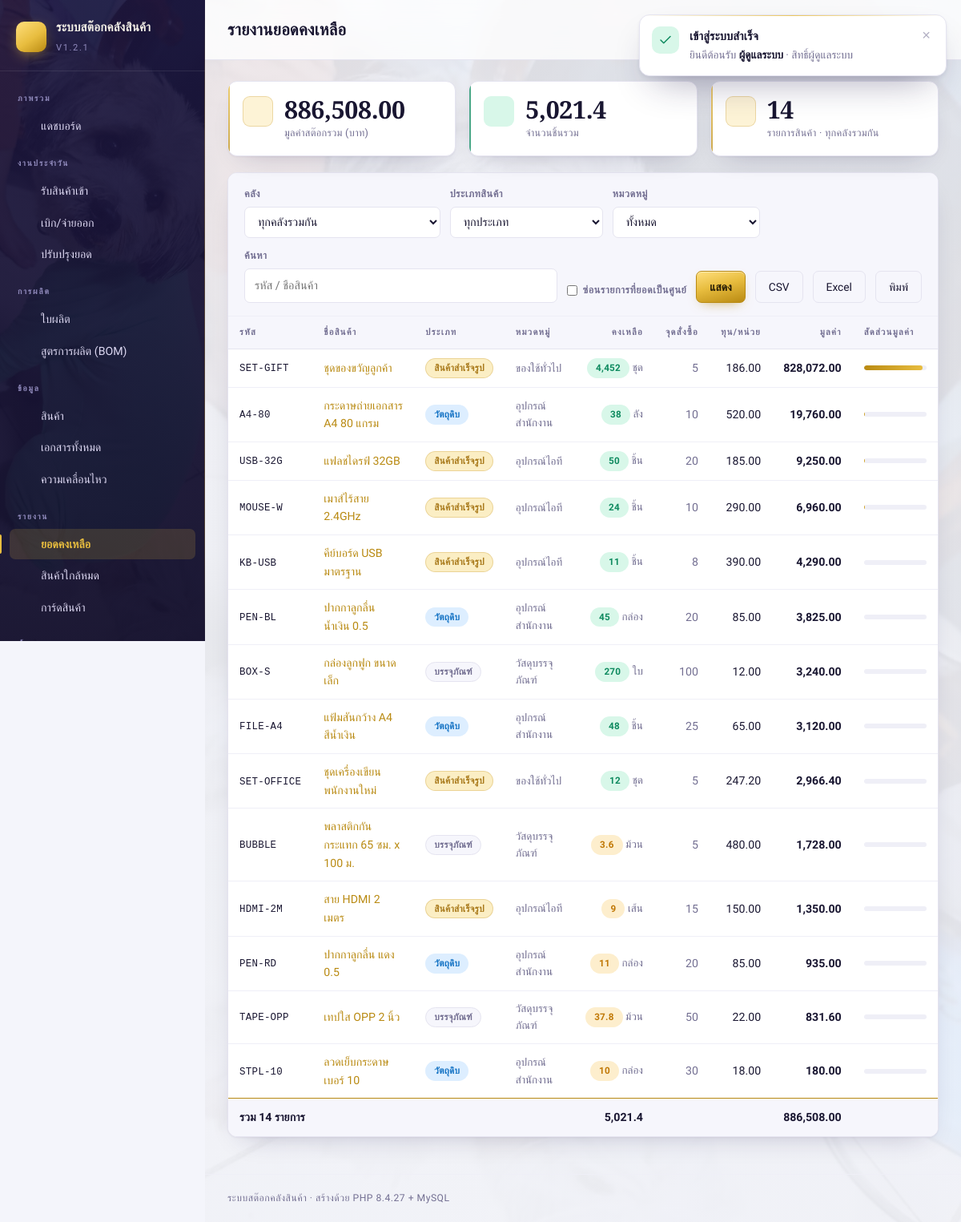
/index.php?p=report_balance (signed in), run on the app's committed database.
### tables this page shows
CREATE TABLE `products` (
  `id` int(10) unsigned NOT NULL AUTO_INCREMENT,
  `sku` varchar(50) NOT NULL,
  `barcode` varchar(50) DEFAULT NULL,
  `name` varchar(200) NOT NULL,
  `product_type` enum('MAT','WIP','FG','PACK','OTHER') NOT NULL DEFAULT 'FG',
  `category_id` int(10) unsigned DEFAULT NULL,
  `unit_id` int(10) unsigned DEFAULT NULL,
  `cost_price` decimal(14,2) NOT NULL DEFAULT '0.00',
  `sell_price` decimal(14,2) NOT NULL DEFAULT '0.00',
  `min_stock` decimal(14,3) NOT NULL DEFAULT '0.000',
  `note` varchar(255) DEFAULT NULL,
  `is_active` tinyint(1) NOT NULL DEFAULT '1',
  `created_at` datetime NOT NULL DEFAULT CURRENT_TIMESTAMP,
  `updated_at` datetime NOT NULL DEFAULT CURRENT_TIMESTAMP ON UPDATE CURRENT_TIMESTAMP,
  PRIMARY KEY (`id`),
  UNIQUE KEY `uq_products_sku` (`sku`),
  KEY `idx_products_barcode` (`barcode`),
  KEY `idx_products_name` (`name`),
  KEY `idx_products_type` (`product_type`),
  KEY `fk_products_category` (`category_id`),
  KEY `fk_products_unit` (`unit_id`),
  CONSTRAINT `fk_products_category` FOREIGN KEY (`category_id`) REFERENCES `categories` (`id`) ON DELETE SET NULL,
  CONSTRAINT `fk_products_unit` FOREIGN KEY (`unit_id`) REFERENCES `units` (`id`) ON DELETE SET NULL
);

CREATE TABLE `categories` (
  `id` int(10) unsigned NOT NULL AUTO_INCREMENT,
  `name` varchar(120) NOT NULL,
  `note` varchar(255) DEFAULT NULL,
  `created_at` datetime NOT NULL DEFAULT CURRENT_TIMESTAMP,
  PRIMARY KEY (`id`),
  UNIQUE KEY `uq_categories_name` (`name`)
);

CREATE TABLE `units` (
  `id` int(10) unsigned NOT NULL AUTO_INCREMENT,
  `name` varchar(50) NOT NULL,
  `created_at` datetime NOT NULL DEFAULT CURRENT_TIMESTAMP,
  PRIMARY KEY (`id`),
  UNIQUE KEY `uq_units_name` (`name`)
);

### index.php (called while the page is built, shortened)
<?php
require_once __DIR__ . '/includes/layout.php';
$page = (string)inp('p', 'dashboard');
$file = __DIR__ . '/pages/' . $page . '.php';
require $file;

### includes/db.php (called while the page is built, shortened)
<?php
function db(): PDO
{
    static $pdo = null;
    if ($pdo instanceof PDO) {
        return $pdo;
    }
    $dsn = sprintf('mysql:host=%s;port=%s;dbname=%s;charset=%s', DB_HOST, DB_PORT, DB_NAME, DB_CHARSET);
    try {
        $pdo = new PDO($dsn, DB_USER, DB_PASS, [
            PDO::ATTR_ERRMODE            => PDO::ERRMODE_EXCEPTION,
            PDO::ATTR_DEFAULT_FETCH_MODE => PDO::FETCH_ASSOC,
            PDO::ATTR_EMULATE_PREPARES   => false,
            PDO::ATTR_STRINGIFY_FETCHES  => false,
        ]);
    } catch (PDOException $e) {
        http_response_code(500);
        db_fail_page($e->getMessage());
    }
    return $pdo;
}
function q(string $sql, array $params = []): PDOStatement
{
    $st = db()->prepare($sql);
    $st->execute($params);
    return $st;
}
function qa(string $sql, array $params = []): array
{
    return q($sql, $params)->fetchAll();
}

### pages/report_balance.php (the view, shortened to what this page needs)
<?php
require_once __DIR__ . '/../includes/layout.php';
$whId = inp_int('wh');
$kw   = (string)inp('kw');
$hide = inp('hidezero') !== '';
$where = ['p.is_active = 1'];
$args  = [];
$joinBal = $whId
    ? 'LEFT JOIN stock_balances b ON b.product_id = p.id AND b.warehouse_id = ' . (int)$whId
    : 'LEFT JOIN stock_balances b ON b.product_id = p.id';
$having = $hide ? 'HAVING qty <> 0' : '';
$rows = qa(
    "SELECT p.id, p.sku, p.name, p.product_type, p.cost_price, p.min_stock,
            c.name AS cat_name, un.name AS unit_name,
            COALESCE(SUM(b.qty), 0) AS qty,
            COALESCE(SUM(b.qty), 0) * p.cost_price AS value
       FROM products p
       LEFT JOIN categories c ON c.id = p.category_id
       LEFT JOIN units un ON un.id = p.unit_id
       $joinBal
      WHERE " . implode(' AND ', $where) . "
      GROUP BY p.id, p.sku, p.name, p.product_type, p.cost_price, p.min_stock, c.name, un.name
      $having
      ORDER BY value DESC, p.sku",
    $args
);
$totQty = $totVal = 0.0;
foreach ($rows as $r) { $totQty += (float)$r['qty']; $totVal += (float)$r['value']; }
$whName = $whId ? (string)qv('SELECT name FROM warehouses WHERE id = ?', [$whId], '') : 'ทุกคลังรวมกัน';
?>
<div class="kpis">
  <div class="kpi"><span class="kico"><?= icon('chart') ?></span>
    <span><span class="kval"><?= money($totVal) ?></span><span class="klab">มูลค่าสต๊อกรวม (บาท)</span></span></div>
  <div class="kpi ok"><span class="kico"><?= icon('box') ?></span>
    <span><span class="kval"><?= qty_fmt($totQty) ?></span><span class="klab">จำนวนชิ้นรวม</span></span></div>
  <div class="kpi"><span class="kico"><?= icon('docs') ?></span>
    <span><span class="kval"><?= number_format(count($rows)) ?></span><span class="klab">รายการสินค้า · <?= h($whName) ?></span></span></div>
</div>
<div class="card">
  <form method="get" class="filters">
    <label>คลัง
      <select name="wh">
        <option value="">ทุกคลังรวมกัน</option>
      </select>
    </label>
    <label>ประเภทสินค้า
      <select name="ptype">
        <option value="">ทุกประเภท</option>
      </select>
    </label>
    <label>หมวดหมู่
      <select name="cat">
        <option value="">ทั้งหมด</option>
      </select>
    </label>
    <label class="grow">ค้นหา <input type="search" name="kw" value="<?= h($kw) ?>" placeholder="รหัส / ชื่อสินค้า"></label>
    <label style="min-width:auto;display:flex;gap:6px;align-items:center;padding-bottom:6px">
      <input type="checkbox" name="hidezero" value="1" <?= $hide ? 'checked' : '' ?> style="width:auto;margin:0">
      ซ่อนรายการที่ยอดเป็นศูนย์
    </label>
    <button class="btn primary">แสดง</button>
    <?= export_buttons() ?>
    <button type="button" class="btn ghost noprint" onclick="window.print()">พิมพ์</button>
  </form>
  <?php if (!$rows): ?>
    <div class="empty">ไม่พบข้อมูลตามเงื่อนไข</div>
  <?php else: ?>
  <div class="tablewrap">
    <table class="tbl">
      <thead><tr><th>รหัส</th><th>ชื่อสินค้า</th><th>ประเภท</th><th>หมวดหมู่</th>
                 <th class="num">คงเหลือ</th><th class="num">จุดสั่งซื้อ</th>
                 <th class="num">ทุน/หน่วย</th><th class="num">มูลค่า</th><th style="width:12%">สัดส่วนมูลค่า</th></tr></thead>
      <tbody>
      <?php foreach ($rows as $r):
        $qty = (float)$r['qty'];
        $low = $qty <= (float)$r['min_stock'];
        $pct = $totVal > 0 ? min(100, round((float)$r['value'] / $totVal * 100)) : 0; ?>
        <tr>
          <td class="nowrap"><code><?= h($r['sku']) ?></code></td>
          <td><a href="<?= h(url('stock_card', ['id' => $r['id']])) ?>"><?= h($r['name']) ?></a></td>
          <td><?= product_type_badge($r['product_type']) ?></td>
          <td class="small muted"><?= h($r['cat_name'] ?? '—') ?></td>
          <td class="num"><span class="badge <?= $low ? ($qty <= 0 ? 'danger' : 'warn') : 'ok' ?>"><?= qty_fmt($qty) ?></span>
              <span class="muted small"><?= h($r['unit_name'] ?? '') ?></span></td>
          <td class="num muted"><?= qty_fmt($r['min_stock']) ?></td>
          <td class="num"><?= money($r['cost_price']) ?></td>
          <td class="num"><b><?= money($r['value']) ?></b></td>
          <td><div class="bar"><i style="width:<?= $pct ?>%"></i></div></td>
        </tr>
      <?php endforeach; ?>
      </tbody>
      <tfoot>
        <tr><td colspan="4">รวม <?= number_format(count($rows)) ?> รายการ</td>
            <td class="num"><?= qty_fmt($totQty) ?></td><td></td><td></td>
            <td class="num"><?= money($totVal) ?></td><td></td></tr>
      </tfoot>
    </table>
  </div>
  <?php endif; ?>
</div>

### includes/helpers.php (shortened to what this page needs)
<?php
function h($v): string
{
    return htmlspecialchars((string)$v, ENT_QUOTES | ENT_SUBSTITUTE, 'UTF-8');
}
function inp(string $key, $default = '', ?array $src = null)
{
    $src = $src ?? $_REQUEST;
    if (!isset($src[$key])) {
        return $default;
    }
    $v = $src[$key];
    return is_string($v) ? trim($v) : $v;
}
function inp_int(string $key, ?int $default = null, ?array $src = null): ?int
{
    $v = inp($key, null, $src);
    if ($v === null || $v === '') {
        return $default;
    }
    return (int)$v;
}
function url(string $page = '', array $params = []): string
{
    $base = BASE_URL . '/index.php';
    if ($page !== '') {
        $params = array_merge(['p' => $page], $params);
    }
    return $params ? $base . '?' . http_build_query($params) : $base;
}
function url_with(array $overrides): string
{
    $params = array_merge($_GET, $overrides);
    return BASE_URL . '/index.php' . ($params ? '?' . http_build_query($params) : '');
}
function qty_fmt($v): string
{
    $f = (float)$v;
    $s = number_format($f, 3);
    $s = rtrim(rtrim($s, '0'), '.');
    return $s === '' || $s === '-' ? '0' : $s;
}
function money($v): string
{
    return number_format((float)$v, 2);
}
function product_type_label(string $t): string
{
    return PRODUCT_TYPES[$t] ?? $t;
}
function product_type_badge(?string $t): string
{
    $t   = $t ?: 'OTHER';
    $cls = [
        'MAT'   => 'info',
        'WIP'   => 'warn',
        'FG'    => 'gold',
        'PACK'  => 'muted',
        'OTHER' => 'muted',
    ][$t] ?? 'muted';
    return '<span class="badge ' . $cls . '" title="' . h($t) . '">'
         . h(product_type_label($t)) . '</span>';
}
function export_buttons(): string
{
    return '<a class="btn ghost" href="' . h(url_with(['export' => 'csv'])) . '">CSV</a>'
         . '<a class="btn ghost" href="' . h(url_with(['export' => 'xls'])) . '">Excel</a>';
}

### data on the page
products: sku "SET-GIFT", name "ชุดของขวัญลูกค้า", product_type "สินค้าสำเร็จรูป", category.name "ของใช้ทั่วไป", qty "4,452", unit.name "ชุด", min_stock "5", cost_price "186.00", value "828,072.00", $pct 93 (drawn)
products: sku "A4-80", name "กระดาษถ่ายเอกสาร A4 80 แกรม", product_type "วัตถุดิบ", category.name "อุปกรณ์สำนักงาน", qty "38", unit.name "ลัง", min_stock "10", cost_price "520.00", value "19,760.00"
products: sku "USB-32G", name "แฟลชไดรฟ์ 32GB", product_type "สินค้าสำเร็จรูป", category.name "อุปกรณ์ไอที", qty "50", unit.name "ชิ้น", min_stock "20", cost_price "185.00", value "9,250.00"
products: sku "MOUSE-W", name "เมาส์ไร้สาย 2.4GHz", product_type "สินค้าสำเร็จรูป", category.name "อุปกรณ์ไอที", qty "24", unit.name "ชิ้น", min_stock "10", cost_price "290.00", value "6,960.00"
products: sku "KB-USB", name "คีย์บอร์ด USB มาตรฐาน", product_type "สินค้าสำเร็จรูป", category.name "อุปกรณ์ไอที", qty "11", unit.name "ชิ้น", min_stock "8", cost_price "390.00", value "4,290.00"
products: sku "PEN-BL", name "ปากกาลูกลื่น น้ำเงิน 0.5", product_type "วัตถุดิบ", category.name "อุปกรณ์สำนักงาน", qty "45", unit.name "กล่อง", min_stock "20", cost_price "85.00", value "3,825.00"
products: sku "BOX-S", name "กล่องลูกฟูก ขนาดเล็ก", product_type "บรรจุภัณฑ์", category.name "วัสดุบรรจุภัณฑ์", qty "270", unit.name "ใบ", min_stock "100", cost_price "12.00", value "3,240.00"
products: sku "FILE-A4", name "แฟ้มสันกว้าง A4 สีน้ำเงิน", product_type "วัตถุดิบ", category.name "อุปกรณ์สำนักงาน", qty "48", unit.name "ชิ้น", min_stock "25", cost_price "65.00", value "3,120.00"
products: sku "SET-OFFICE", name "ชุดเครื่องเขียนพนักงานใหม่", product_type "สินค้าสำเร็จรูป", category.name "ของใช้ทั่วไป", qty "12", unit.name "ชุด", min_stock "5", cost_price "247.20", value "2,966.40"
products: sku "BUBBLE", name "พลาสติกกันกระแทก 65 ซม. x 100 ม.", product_type "บรรจุภัณฑ์", category.name "วัสดุบรรจุภัณฑ์", qty "3.6", unit.name "ม้วน", min_stock "5", cost_price "480.00", value "1,728.00"
products: sku "HDMI-2M", name "สาย HDMI 2 เมตร", product_type "สินค้าสำเร็จรูป", category.name "อุปกรณ์ไอที", qty "9", unit.name "เส้น", min_stock "15", cost_price "150.00", value "1,350.00"
products: sku "PEN-RD", name "ปากกาลูกลื่น แดง 0.5", product_type "วัตถุดิบ", category.name "อุปกรณ์สำนักงาน", qty "11", unit.name "กล่อง", min_stock "20", cost_price "85.00", value "935.00"
products: sku "TAPE-OPP", name "เทปใส OPP 2 นิ้ว", product_type "บรรจุภัณฑ์", category.name "วัสดุบรรจุภัณฑ์", qty "37.8", unit.name "ม้วน", min_stock "50", cost_price "22.00", value "831.60"
products: sku "STPL-10", name "ลวดเย็บกระดาษ เบอร์ 10", product_type "วัตถุดิบ", category.name "อุปกรณ์สำนักงาน", qty "10", unit.name "กล่อง", min_stock "30", cost_price "18.00", value "180.00"

### other printed values
APP_NAME "ระบบสต๊อกคลังสินค้า"
APP_VERSION "1.2.1"
$g['group'] "ภาพรวม"
$it[1] "แดชบอร์ด"
$g['group'] "งานประจำวัน"
$it[1] "รับสินค้าเข้า"
$it[1] "เบิก/จ่ายออก"
$it[1] "ปรับปรุงยอด"
$g['group'] "การผลิต"
$it[1] "ใบผลิต"
$it[1] "สูตรการผลิต (BOM)"
$g['group'] "ข้อมูล"
$it[1] "สินค้า"
$it[1] "เอกสารทั้งหมด"
$it[1] "ความเคลื่อนไหว"
